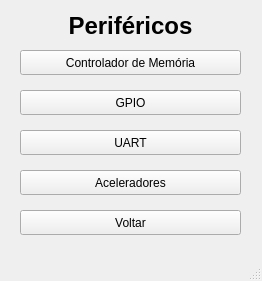
<?xml version="1.0" encoding="UTF-8"?>
<ui version="4.0">
 <class>Perifericos</class>
 <widget class="QMainWindow" name="Perifericos">
  <property name="geometry">
   <rect>
    <x>0</x>
    <y>0</y>
    <width>262</width>
    <height>281</height>
   </rect>
  </property>
  <property name="windowTitle">
   <string>MainWindow</string>
  </property>
  <widget class="QWidget" name="centralwidget">
   <widget class="QLabel" name="label">
    <property name="geometry">
     <rect>
      <x>20</x>
      <y>10</y>
      <width>221</width>
      <height>31</height>
     </rect>
    </property>
    <property name="font">
     <font>
      <pointsize>18</pointsize>
      <weight>75</weight>
      <bold>true</bold>
     </font>
    </property>
    <property name="text">
     <string>Periféricos</string>
    </property>
    <property name="alignment">
     <set>Qt::AlignCenter</set>
    </property>
   </widget>
   <widget class="QPushButton" name="Memoria">
    <property name="geometry">
     <rect>
      <x>20</x>
      <y>50</y>
      <width>221</width>
      <height>25</height>
     </rect>
    </property>
    <property name="text">
     <string>Controlador de Memória</string>
    </property>
   </widget>
   <widget class="QPushButton" name="GPIO">
    <property name="geometry">
     <rect>
      <x>20</x>
      <y>90</y>
      <width>221</width>
      <height>25</height>
     </rect>
    </property>
    <property name="text">
     <string>GPIO</string>
    </property>
   </widget>
   <widget class="QPushButton" name="UART">
    <property name="geometry">
     <rect>
      <x>20</x>
      <y>130</y>
      <width>221</width>
      <height>25</height>
     </rect>
    </property>
    <property name="text">
     <string>UART</string>
    </property>
   </widget>
   <widget class="QPushButton" name="Acelerador">
    <property name="geometry">
     <rect>
      <x>20</x>
      <y>170</y>
      <width>221</width>
      <height>25</height>
     </rect>
    </property>
    <property name="text">
     <string>Aceleradores</string>
    </property>
   </widget>
   <widget class="QPushButton" name="Voltar">
    <property name="geometry">
     <rect>
      <x>20</x>
      <y>210</y>
      <width>221</width>
      <height>25</height>
     </rect>
    </property>
    <property name="text">
     <string>Voltar</string>
    </property>
   </widget>
  </widget>
  <widget class="QMenuBar" name="menubar">
   <property name="geometry">
    <rect>
     <x>0</x>
     <y>0</y>
     <width>262</width>
     <height>22</height>
    </rect>
   </property>
  </widget>
  <widget class="QStatusBar" name="statusbar"/>
 </widget>
 <resources/>
 <connections/>
</ui>
